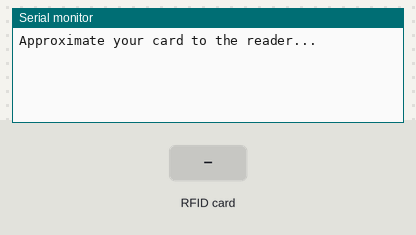
Recording of a sketch running on a simulated ESP8266 (NodeMCU). Shown: the last lines printed to the serial monitor. The test bench sets the inputs (shaded band).

Above: at 1.2 s.
1.3 s: RFID card E7 61 6B DD held to the reader
At 2.4 s:
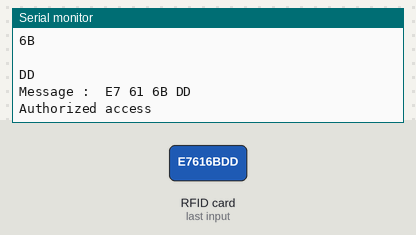
2.8 s: RFID card 67 A9 63 DD held to the reader
At 5.1 s:
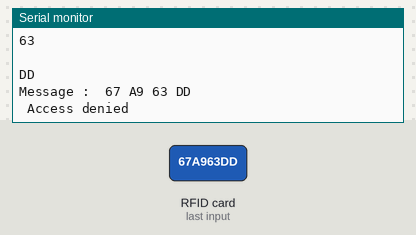
5.8 s: RFID card 87 F1 69 DD held to the reader
At 7.7 s:
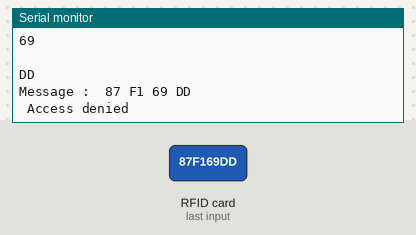
8.8 s: RFID card 5E 7A 19 C4 held to the reader
At 11.4 s:
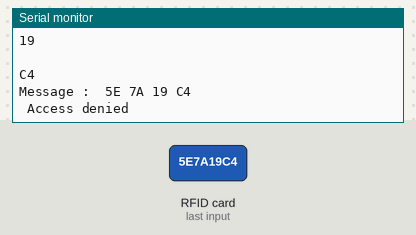
Timing chart, 0 to 12.8 s (numbered marks = the images above; inputs shaded):
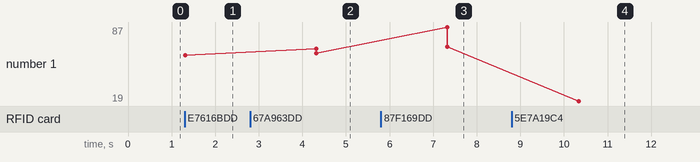

Measured:
- after the input at 1.3 s, the serial monitor: prints a new line at once (image 1)
- after the input at 2.8 s, the serial monitor: prints a new line after 1.5 s (image 2)
- after the input at 5.8 s, the serial monitor: prints a new line after 1.5 s (image 3)
- after the input at 8.8 s, the serial monitor: prints a new line after 1.5 s (image 4)
- plotted number 1: 61 → 63 after the input at 2.8 s, 63 → 69 after the input at 5.8 s, 69 → 19 after the input at 8.8 s

The sketch:

rfid_uid_check.ino
```cpp
/* Mahmudul Islam
 * EEE,Bangladesh University of Engineering and Technology (BUET)
 * Email: mahmudulislam299@gmail.com
 */
//E7 61 6B DD
//67 A9 63 DD
//87 F1 69 DD
//17 9F 66 DD
//55 96 3D E7

/*
* RC522 MODULE    Uno/Nano     MEGA
* SDA             D10          D9
* SCK             D13          D52
* MOSI            D11          D51
* MISO            D12          D50
* IRQ             N/A          N/A
* GND             GND          GND
* RST             D9           D8
* 3.3V            3.3V         3.3V
*/

#include <SPI.h>
#include <MFRC522.h>

#define SS_PIN D4
#define RST_PIN D2
MFRC522 mfrc522(SS_PIN, RST_PIN);   // Create MFRC522 instance.
char* rfid_id[]={"E7 61 6B DD","67 A9 63 DD","87 F1 69 DD","17 9F 66 DD","55 96 3D E7","02001047EABF","0200108156C5","0200108040D2","18003D858929","020010811182"};
void setup()
{
  Serial.begin(9600);   // Initiate a serial communication
  SPI.begin();      // Initiate  SPI bus
  mfrc522.PCD_Init();   // Initiate MFRC522
  Serial.println("Approximate your card to the reader...");
  Serial.println();

}
void loop()
{

//  Serial.println("shuru");
  // Look for new cards
  if ( ! mfrc522.PICC_IsNewCardPresent())
  {
//    Serial.println("funct 1");
    return;
  }
  // Select one of the cards
  if ( ! mfrc522.PICC_ReadCardSerial())
  {
//    Serial.println("funct 2");
    return;
  }

//  Serial.println("funct 1 and func2 par hoice");
  //Show UID on serial monitor
//  Serial.print("UID tag :");
  String cardID= "";
  byte letter;
  for (byte i = 0; i < mfrc522.uid.size; i++)
  {
     Serial.println(mfrc522.uid.uidByte[i] < 0x10 ? " 0" : " ");
     Serial.println(mfrc522.uid.uidByte[i], HEX);
     cardID.concat(String(mfrc522.uid.uidByte[i] < 0x10 ? " 0" : " "));
     cardID.concat(String(mfrc522.uid.uidByte[i], HEX));
  }

  Serial.print("Message : ");
  cardID.toUpperCase();
//  Serial.println("");
  Serial.println(cardID);
  if (cardID.substring(1) == rfid_id[0]) //cardID.substring(1) change here the UID of the card/cards that you want to give access
  {
    Serial.println("Authorized access");
    delay(3000);
  }

 else   {
    Serial.println(" Access denied");
    delay(3000);
  }
}
```
